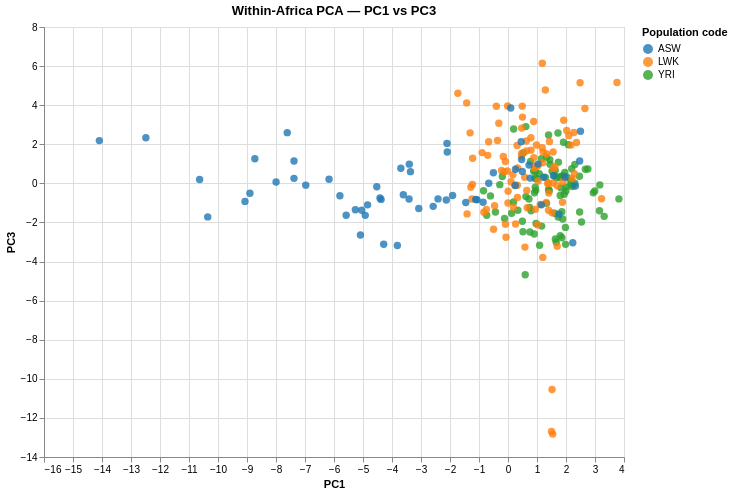

The notebook cell saved with this chart:
### Code cell
# Creating PC1 v PC3 chart

chart_afr_pc1v3 = alt.Chart(df_afr).mark_circle(size=55, opacity=0.8).encode(
    x='PC1:Q', y='PC3:Q',
    color=alt.Color('Population code:N',
        scale=alt.Scale(scheme='category10')),
    tooltip=['Sample:N', 'Population name:N']
).properties(
    title='Within-Africa PCA — PC1 vs PC3',
    width=580, height=430).interactive()

chart_afr_pc1v3.save('/Users/tim/bioinformatics-portfolio/01b-genes-and-geography/results/figures/pca_africa_pc1v3.html')
chart_afr_pc1v3

### Figure 1 — Vega-Lite specification as saved in the notebook (floating-point values rounded to 4 significant figures; data arrays with more than 128 entries replaced by an {"elided": "..."} marker saying what was removed)
{"config": {"view": {"continuousWidth": 300, "continuousHeight": 300}}, "data": {"name": "data-ef7b6644d66711aecb7174eed6eadce3"}, "mark": {"type": "circle", "opacity": 0.8, "size": 55}, "encoding": {"color": {"field": "Population code", "scale": {"scheme": "category10"}, "type": "nominal"}, "tooltip": [{"field": "Sample", "type": "nominal"}, {"field": "Population name", "type": "nominal"}], "x": {"field": "PC1", "type": "quantitative"}, "y": {"field": "PC3", "type": "quantitative"}}, "height": 430, "params": [{"name": "param_1e9efca18e7a2868", "select": {"type": "interval", "encodings": ["x", "y"]}, "bind": "scales"}], "title": "Within-Africa PCA — PC1 vs PC3", "width": 580, "$schema": "https://vega.github.io/schema/vega-lite/v6.4.1.json", "datasets": {"data-ef7b6644d66711aecb7174eed6eadce3": {"elided": "246 records"}}}
